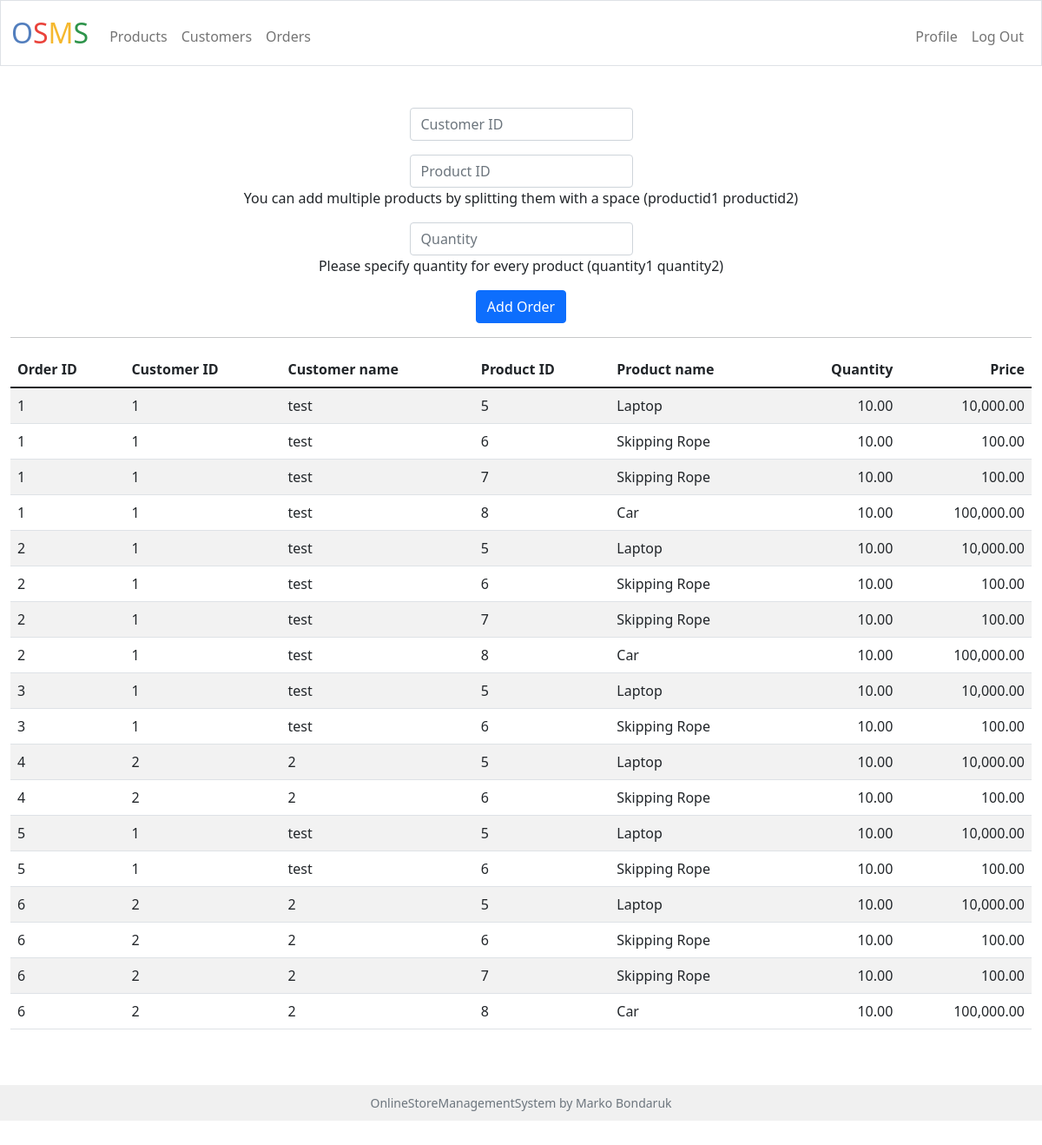
Page /orders (signed in) on the committed database.
### tables this page shows
CREATE TABLE order_items (
        id INTEGER PRIMARY KEY,
        order_id INTEGER,
        product_id INTEGER,
        quantity INTEGER,
        FOREIGN KEY(order_id) REFERENCES orders(id),
        FOREIGN KEY(product_id) REFERENCES products(id)
    );

CREATE TABLE orders (
        id INTEGER PRIMARY KEY,
        user_id INTEGER NOT NULL,
        customer_id INTEGER,
        FOREIGN KEY(user_id) REFERENCES users(id),
        FOREIGN KEY(customer_id) REFERENCES customers(id)
    );

CREATE TABLE customers (
        id INTEGER PRIMARY KEY,
        user_id INTEGER NOT NULL,
        name TEXT NOT NULL,
        email TEXT NOT NULL,
        address TEXT NOT NULL,
        FOREIGN KEY(user_id) REFERENCES users(id)
    );

CREATE TABLE products (
        id INTEGER PRIMARY KEY,
        user_id INTEGER NOT NULL,
        name TEXT NOT NULL,
        quantity INTEGER,
        price INTEGER,
        FOREIGN KEY(user_id) REFERENCES users(id)
    );

### project.py (the view)
@app.route("/orders", methods=["GET", "POST"])
@login_required
def orders():
    cursor = get_cursor()
    cursor.execute("""
                        SELECT order_items.*,
                            orders.customer_id,
                            customers.name AS customer_name,
                            products.name AS product_name,
                            products.price * order_items.quantity as total_price
                        FROM order_items
                        JOIN orders ON order_items.order_id = orders.id
                        JOIN customers ON orders.customer_id = customers.id
                        JOIN products ON order_items.product_id = products.id
                        WHERE orders.user_id = ?
                        """, (session["user_id"],))
    orders = cursor.fetchall()
    status = False
    if len(orders) == 0:
        status = True
    if request.method == "POST":
        try:
            customerid = int(request.form.get("customerid"))
        except ValueError:
            return render_template("orders.html", customer_notnumber=True, empty_list=status)
        if not customerid:
            return render_template("orders.html", customer_empty=True, empty_list=status)
        cursor.execute("SELECT id FROM customers WHERE user_id = ?", (session["user_id"],))
        customers = cursor.fetchall()
        if (customerid,) not in customers:
            return render_template("orders.html", customer_notfound=True, empty_list=status)
        try:
            productids = [int(product.strip()) for product in request.form.get("productid").split(" ") if product.strip()]
        except ValueError:
            return render_template("orders.html", product_notnumber=True, empty_list=status)
        if not productids:
            return render_template("orders.html", product_empty=True, empty_list=status)
        cursor.execute("SELECT id FROM products WHERE user_id = ?", (session["user_id"],))
        products = cursor.fetchall()
        for productid in productids:
            if (productid,) not in products:
                return render_template("orders.html", product_notfound=True, empty_list=status, id = productid)
        try:
            quantity = [int(quantity.strip()) for quantity in request.form.get("quantity").split(" ") if quantity.strip()]
        except ValueError:
            return render_template("orders.html", quantity_notnumber=True, empty_list=status)
        if not quantity:
            return render_template("orders.html", quantity_empty=True, empty_list=status)
        if len(quantity) != len(productids):
            return render_template("orders.html", quantity_products=True, empty_list=status)
        cursor.execute("INSERT INTO orders (user_id, customer_id) VALUES (?, ?)", (session["user_id"], customerid))
        order_id = cursor.lastrowid
        for p, q in zip(productids, quantity):
            cursor.execute("INSERT INTO order_items (order_id, product_id, quantity) VALUES (?, ?, ?)", (order_id, p, q))
        cursor.connection.commit()
        cursor.execute("""
                        SELECT order_items.*,
                            orders.customer_id,
                            customers.name AS customer_name,
                            products.name AS product_name,
                            products.price * order_items.quantity as total_price
                        FROM order_items
                        JOIN orders ON order_items.order_id = orders.id
                        JOIN customers ON orders.customer_id = customers.id
                        JOIN products ON order_items.product_id = products.id
                        WHERE orders.user_id = ?
                        """, (session["user_id"],))
        orders = cursor.fetchall()
        status=False
        return render_template("orders.html", orders=orders, empty_list=status)
    else:
        cursor.close()
        return render_template("orders.html", orders=orders, empty_list=status)

### helpers.py (called while the page is built)
def login_required(f):
    @wraps(f)
    def decorated_function(*args, **kwargs):
        if session.get("user_id") is None:
            return redirect("/login")
        return f(*args, **kwargs)
    return decorated_function

def format_number(value):
    return f"{value:,.2f}"

### project.py (called while the page is built)
def get_cursor():
    return sqlite3.connect('app.db').cursor()

@app.after_request
def after_request(response):
    response.headers["Cache-Control"] = "no-cache, no-store, must-revalidate"
    response.headers["Expires"] = 0
    response.headers["Pragma"] = "no-cache"
    return response

### templates/orders.html (shortened to what this page needs)
{% extends "layout.html" %}
{% block main %}
<div>
    <form action="/orders" method="post">
        <div class="mb-3">
            <input class="form-control mx-auto w-auto" id="customerid" name="customerid" placeholder="Customer ID">
        </div>
        <div class="mb-3">
            <input class="form-control mx-auto w-auto" id="productid" name="productid" placeholder="Product ID">
            <p>You can add multiple products by splitting them with a space (productid1 productid2)</p>
        </div>
        <div class="mb-3">
            <input class="form-control mx-auto w-auto" id="quantity" name="quantity" placeholder="Quantity">
            <p>Please specify quantity for every product (quantity1 quantity2)</p>
        </div>
        <button class="btn btn-primary" type="submit">Add Order</button>
    </form>
    <hr>
    {% if empty_list %}
    <p class="header">Orders table is currently empty. Add orders above.</p>
    {% else %}
    <table class="table table-striped">
        <thead>
            <tr>
                <th class="text-start">Order ID</th>
                <th class="text-start">Customer ID</th>
                <th class="text-start">Customer name</th>
                <th class="text-start">Product ID</th>
                <th class="text-start">Product name</th>
                <th class="text-end">Quantity</th>
                <th class="text-end">Price</th>
            </tr>
        </thead>
       <tbody>
            {% for order in orders %}
            <tr>
                <td class="text-start">{{ order[1] }}</td>
                <td class="text-start">{{ order[4] }}</td>
                <td class="text-start">{{ order[5] }}</td>
                <td class="text-start">{{ order[2] }}</td>
                <td class="text-start">{{ order[6].title() }}</td>
                <td class="text-end">{{ order[3] | format_number}}</td>
                <td class="text-end">{{ order[7] | format_number}}</td>
            </tr>
            {% endfor %}
        </tbody>
    </table>
    {% endif %}
</div>
{% endblock %}

### static/styles.css (style rules this page uses)
body { min-height: 100vh; margin: 0; padding: 0; display: flex; flex-direction: column; }

### rows in the picture
order_items: order "1", customer_id "1", name "test", product "5", name "Laptop", quantity "10.00", order "10,000.00"
order_items: order "1", customer_id "1", name "test", product "6", name "Skipping Rope", quantity "10.00", order "100.00"
order_items: order "1", customer_id "1", name "test", product "7", name "Skipping Rope", quantity "10.00", order "100.00"
order_items: order "1", customer_id "1", name "test", product "8", name "Car", quantity "10.00", order "100,000.00"
order_items: order "2", customer_id "1", name "test", product "5", name "Laptop", quantity "10.00", order "10,000.00"
order_items: order "2", customer_id "1", name "test", product "6", name "Skipping Rope", quantity "10.00", order "100.00"
order_items: order "2", customer_id "1", name "test", product "7", name "Skipping Rope", quantity "10.00", order "100.00"
order_items: order "2", customer_id "1", name "test", product "8", name "Car", quantity "10.00", order "100,000.00"
order_items: order "3", customer_id "1", name "test", product "5", name "Laptop", quantity "10.00", order "10,000.00"
order_items: order "3", customer_id "1", name "test", product "6", name "Skipping Rope", quantity "10.00", order "100.00"
order_items: order "4", customer_id "2", name "2", product "5", name "Laptop", quantity "10.00", order "10,000.00"
order_items: order "4", customer_id "2", name "2", product "6", name "Skipping Rope", quantity "10.00", order "100.00"
order_items: order "5", customer_id "1", name "test", product "5", name "Laptop", quantity "10.00", order "10,000.00"
order_items: order "5", customer_id "1", name "test", product "6", name "Skipping Rope", quantity "10.00", order "100.00"
order_items: order "6", customer_id "2", name "2", product "5", name "Laptop", quantity "10.00", order "10,000.00"
order_items: order "6", customer_id "2", name "2", product "6", name "Skipping Rope", quantity "10.00", order "100.00"
order_items: order "6", customer_id "2", name "2", product "7", name "Skipping Rope", quantity "10.00", order "100.00"
order_items: order "6", customer_id "2", name "2", product "8", name "Car", quantity "10.00", order "100,000.00"
